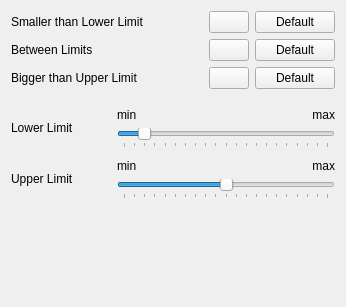
             <widget class="QWidget" name="scrollAreaWidgetContents_8">
              <property name="geometry">
               <rect>
                <x>0</x>
                <y>0</y>
                <width>346</width>
                <height>307</height>
               </rect>
              </property>
              <layout class="QHBoxLayout" name="horizontalLayout_23">
               <item>
                <layout class="QVBoxLayout" name="verticalLayout_34" stretch="0,1">
                 <item>
                  <layout class="QVBoxLayout" name="verticalLayout_28">
                   <item>
                    <layout class="QGridLayout" name="settingsLayout_3" columnstretch="1,0,0" columnminimumwidth="150,0,0">
                     <item row="0" column="0">
                      <widget class="QLabel" name="PYMETRICS_SLOC_LOWERLIMIT_LABEL">
                       <property name="minimumSize">
                        <size>
                         <width>0</width>
                         <height>0</height>
                        </size>
                       </property>
                       <property name="text">
                        <string>Smaller than Lower Limit</string>
                       </property>
                      </widget>
                     </item>
                     <item row="2" column="1">
                      <widget class="QColorButton" name="PYMETRICS_SLOC_UPPERLIMIT_COLOR">
                       <property name="sizePolicy">
                        <sizepolicy hsizetype="Fixed" vsizetype="Fixed">
                         <horstretch>0</horstretch>
                         <verstretch>0</verstretch>
                        </sizepolicy>
                       </property>
                       <property name="text">
                        <string/>
                       </property>
                      </widget>
                     </item>
                     <item row="0" column="2">
                      <widget class="QPushButton" name="PYMETRICS_SLOC_LOWERLIMIT_RESETCOLOR">
                       <property name="text">
                        <string>Default</string>
                       </property>
                      </widget>
                     </item>
                     <item row="1" column="0">
                      <widget class="QLabel" name="PYMETRICS_SLOC_BETWEENLIMITS_LABEL">
                       <property name="text">
                        <string>Between Limits</string>
                       </property>
                      </widget>
                     </item>
                     <item row="2" column="2">
                      <widget class="QPushButton" name="PYMETRICS_SLOC_UPPERLIMIT_RESETCOLOR">
                       <property name="text">
                        <string>Default</string>
                       </property>
                      </widget>
                     </item>
                     <item row="1" column="1">
                      <widget class="QColorButton" name="PYMETRICS_SLOC_BETWEENLIMITS_COLOR">
                       <property name="sizePolicy">
                        <sizepolicy hsizetype="Fixed" vsizetype="Fixed">
                         <horstretch>0</horstretch>
                         <verstretch>0</verstretch>
                        </sizepolicy>
                       </property>
                       <property name="text">
                        <string/>
                       </property>
                      </widget>
                     </item>
                     <item row="2" column="0">
                      <widget class="QLabel" name="PYMETRICS_SLOC_UPPERLIMIT_LABEL">
                       <property name="text">
                        <string>Bigger than Upper Limit</string>
                       </property>
                      </widget>
                     </item>
                     <item row="0" column="1">
                      <widget class="QColorButton" name="PYMETRICS_SLOC_LOWERLIMIT_COLOR">
                       <property name="sizePolicy">
                        <sizepolicy hsizetype="Fixed" vsizetype="Fixed">
                         <horstretch>0</horstretch>
                         <verstretch>0</verstretch>
                        </sizepolicy>
                       </property>
                       <property name="text">
                        <string/>
                       </property>
                      </widget>
                     </item>
                     <item row="1" column="2">
                      <widget class="QPushButton" name="PYMETRICS_SLOC_BETWEENLIMITS_RESETCOLOR">
                       <property name="text">
                        <string>Default</string>
                       </property>
                      </widget>
                     </item>
                    </layout>
                   </item>
                   <item>
                    <spacer name="verticalSpacer_13">
                     <property name="orientation">
                      <enum>Qt::Vertical</enum>
                     </property>
                     <property name="sizeType">
                      <enum>QSizePolicy::Fixed</enum>
                     </property>
                     <property name="sizeHint" stdset="0">
                      <size>
                       <width>20</width>
                       <height>13</height>
                      </size>
                     </property>
                    </spacer>
                   </item>
                   <item>
                    <layout class="QHBoxLayout" name="horizontalLayout_20" stretch="0,1">
                     <item>
                      <widget class="QLabel" name="PYMETRICS_SLOC_LOWERLIMIT_SLIDER_LABEL">
                       <property name="minimumSize">
                        <size>
                         <width>100</width>
                         <height>0</height>
                        </size>
                       </property>
                       <property name="text">
                        <string>Lower Limit</string>
                       </property>
                      </widget>
                     </item>
                     <item>
                      <layout class="QVBoxLayout" name="verticalLayout_8">
                       <item>
                        <layout class="QHBoxLayout" name="horizontalLayout_8">
                         <item>
                          <widget class="QLabel" name="PYMETRICS_SLOC_LOWERLIMIT_SLIDER_MINVALUE">
                           <property name="text">
                            <string>min</string>
                           </property>
                          </widget>
                         </item>
                         <item>
                          <widget class="QLabel" name="PYMETRICS_SLOC_LOWERLIMIT_SLIDER_MAXVALUE">
                           <property name="text">
                            <string>max</string>
                           </property>
                           <property name="alignment">
                            <set>Qt::AlignRight|Qt::AlignTrailing|Qt::AlignVCenter</set>
                           </property>
                          </widget>
                         </item>
                        </layout>
                       </item>
                       <item>
                        <widget class="QSlider" name="PYMETRICS_SLOC_LOWERLIMIT_SLIDER">
                         <property name="minimum">
                          <number>0</number>
                         </property>
                         <property name="maximum">
                          <number>2000</number>
                         </property>
                         <property name="sliderPosition">
                          <number>200</number>
                         </property>
                         <property name="orientation">
                          <enum>Qt::Horizontal</enum>
                         </property>
                         <property name="invertedAppearance">
                          <bool>false</bool>
                         </property>
                         <property name="tickPosition">
                          <enum>QSlider::TicksBelow</enum>
                         </property>
                         <property name="tickInterval">
                          <number>100</number>
                         </property>
                        </widget>
                       </item>
                      </layout>
                     </item>
                    </layout>
                   </item>
                   <item>
                    <spacer name="verticalSpacer_20">
                     <property name="orientation">
                      <enum>Qt::Vertical</enum>
                     </property>
                     <property name="sizeHint" stdset="0">
                      <size>
                       <width>20</width>
                       <height>5</height>
                      </size>
                     </property>
                    </spacer>
                   </item>
                   <item>
                    <layout class="QHBoxLayout" name="horizontalLayout_22" stretch="0,1">
                     <item>
                      <widget class="QLabel" name="PYMETRICS_SLOC_UPPERLIMIT_SLIDER_LABEL">
                       <property name="minimumSize">
                        <size>
                         <width>100</width>
                         <height>0</height>
                        </size>
                       </property>
                       <property name="text">
                        <string>Upper Limit</string>
                       </property>
                      </widget>
                     </item>
                     <item>
                      <layout class="QVBoxLayout" name="verticalLayout_27">
                       <item>
                        <layout class="QHBoxLayout" name="horizontalLayout_21">
                         <item>
                          <widget class="QLabel" name="PYMETRICS_SLOC_UPPERLIMIT_SLIDER_MINVALUE">
                           <property name="text">
                            <string>min</string>
                           </property>
                          </widget>
                         </item>
                         <item>
                          <widget class="QLabel" name="PYMETRICS_SLOC_UPPERLIMIT_SLIDER_MAXVALUE">
                           <property name="text">
                            <string>max</string>
                           </property>
                           <property name="alignment">
                            <set>Qt::AlignRight|Qt::AlignTrailing|Qt::AlignVCenter</set>
                           </property>
                          </widget>
                         </item>
                        </layout>
                       </item>
                       <item>
                        <widget class="QSlider" name="PYMETRICS_SLOC_UPPERLIMIT_SLIDER">
                         <property name="maximum">
                          <number>2000</number>
                         </property>
                         <property name="sliderPosition">
                          <number>1000</number>
                         </property>
                         <property name="orientation">
                          <enum>Qt::Horizontal</enum>
                         </property>
                         <property name="tickPosition">
                          <enum>QSlider::TicksBelow</enum>
                         </property>
                         <property name="tickInterval">
                          <number>100</number>
                         </property>
                        </widget>
                       </item>
                      </layout>
                     </item>
                    </layout>
                   </item>
                  </layout>
                 </item>
                 <item>
                  <spacer name="verticalSpacer_2">
                   <property name="orientation">
                    <enum>Qt::Vertical</enum>
                   </property>
                   <property name="sizeHint" stdset="0">
                    <size>
                     <width>20</width>
                     <height>40</height>
                    </size>
                   </property>
                  </spacer>
                 </item>
                </layout>
               </item>
              </layout>
             </widget>
